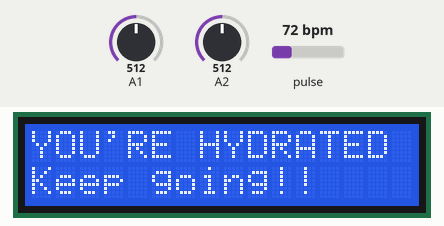
This sketch was run on a simulated Arduino Uno, built with avr-gcc and run on an emulated ATmega328P. Parts: 16×2 character LCD. Inputs (shaded band) come from the test bench; at power-on: pulse 72 bpm, A1 = 512, A2 = 512. What the sketch prints to the serial monitor is not drawn.

Above: at 1.2 s.
1.3 s: pulse set to 98 bpm
3.2 s: pulse set to 102 bpm
At 5.0 s:
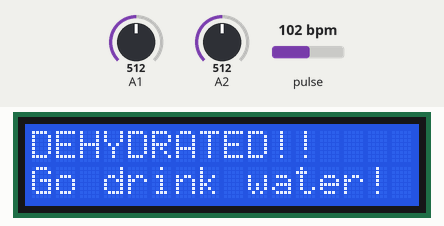
5.5 s: pulse set to 42 bpm
At 7.0 s:
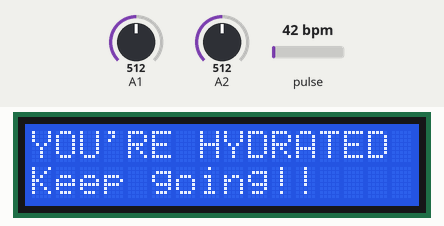
7.6 s: pulse set to 130 bpm
At 9.1 s:
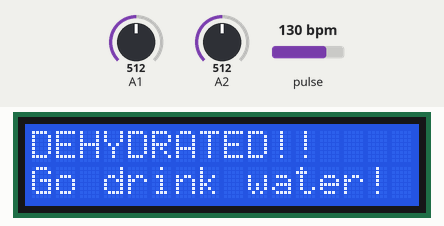
Timing chart, 0 to 10.6 s (numbered marks = the images above; inputs shaded):
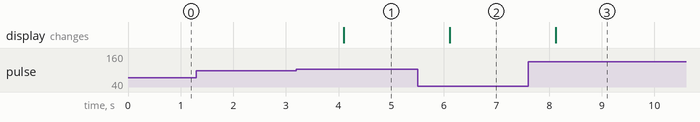

The sketch:

dehydration_detection.ino
```cpp
#define USE_ARDUINO_INTERRUPTS true
#include <PulseSensorPlayground.h>
#include <LiquidCrystal.h>
const int PulseWire = 0;
int Threshold = 550;
PulseSensorPlayground pulseSensor;
LiquidCrystal lcd(12, 11, 5, 4, 3, 2);
void setup()
{
  pinMode(A2,INPUT);
  pinMode(A1,INPUT);
  Serial.begin(9600);
  lcd.begin(16, 2);
  pulseSensor.analogInput(PulseWire);
  pulseSensor.setThreshold(Threshold);
  if (pulseSensor.begin()) {
    Serial.println("We created a pulseSensor Object !");
  }
}
void loop() {
  int sensorValue = analogRead(A2);
  int tempValue = analogRead(A1);
  int myBPM = pulseSensor.getBeatsPerMinute();
  int ph = sensorValue * (14.0 / 1023.0); // To convert analogReadings to pH
  int temp = tempValue * 0.4882812;
  Serial.print(temp);
  Serial.print(",");
  Serial.print(37);
  Serial.print(",");
  Serial.print(ph);
  Serial.print(",");
  Serial.print(5.9);
  Serial.print(",");
  Serial.print(myBPM);
  Serial.print(",");
  Serial.println(100);
  if (temp > 37 and myBPM > 100 and ph >= 5.9) {
        lcd.clear();
        lcd.print("DEHYDRATED!!");
        lcd.setCursor(0, 1);
        lcd.print("Go drink water!");
        //Serial.println("Go drink water");
  }
  else {
    lcd.clear();
    lcd.print("YOU'RE HYDRATED");
    lcd.setCursor(0, 1);
    lcd.print("Keep going!!");
  }
  delay(1000);
}
```

Measured:
- the behaviour switches between 100 and 101 bpm on pulse (found by bisection; images 0 and 1)
- after the input at 1.3 s, every drawn part: stays the same
- after the input at 3.2 s, the display: changes after 0.90 s (image 1)
- after the input at 5.5 s, the display: changes after 0.61 s (image 2)
- after the input at 7.6 s, the display: changes after 0.53 s (image 3)
